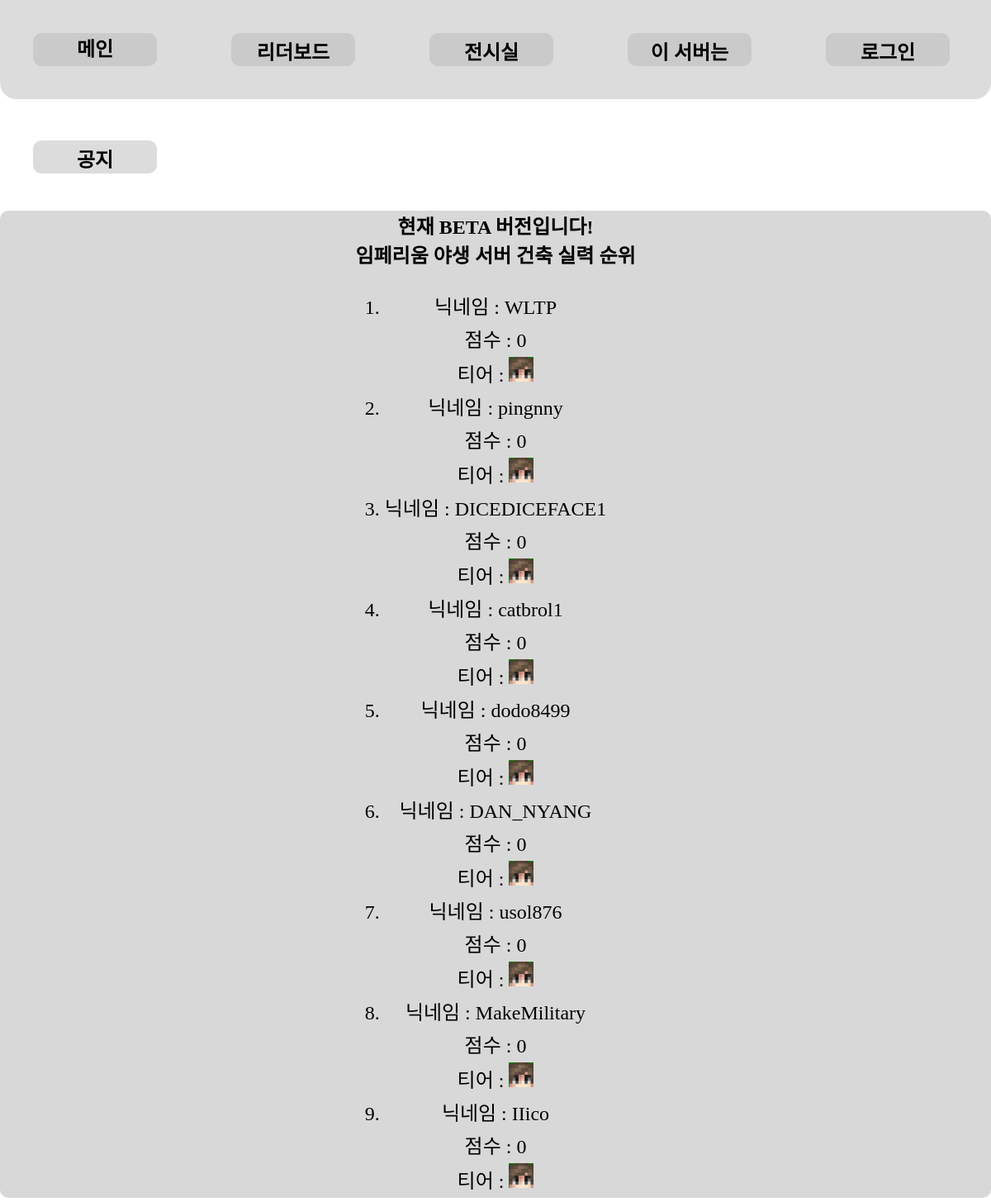
Page /build_ranking/ on the committed database.
### build_ranking/models.py (models this page shows, shortened)
class Player(models.Model):
    nickname = models.CharField(max_length=255)
    point = models.CharField(max_length=255)
    rank = models.IntegerField(default=0)
    tier = models.ImageField(blank=True, null=True)

### build_ranking/views.py (the view)
# urls.py: path('build_ranking/', build_ranking_main, name='build_ranking'),
def build_ranking_main(request):
    players = Player.objects.all().order_by("rank")
    content = {"players": players}
    return render(request, "build_ranking/index.html", content)

### templates/build_ranking/index.html
{% extends 'base.html' %}
{% block content %}
<div class="content2">
    <h1>현재 BETA 버전입니다!</h1>
    <h2>임페리움 야생 서버 건축 실력 순위</h2>
    <br>
    <ol>
        {% for player in players %}
        <li>
            <div>
                닉네임 : {{ player.nickname }}
            </div>
            <div>
                점수 : {{ player.point }}
            </div>
            <div>
                티어 : <img src = "{{ player.tier.url }}" style="height: 30px; width: 30px;">
            </div>
        </li>
        {% endfor %}
</div>
{% endblock %}

### static/main/index.css (style rules this page uses)
* { font-size: 24px; font-family: 'HakgyoansimAllimjangTTF-B'; margin: 0; padding: 0; box-sizing: border-box; }
div { margin-bottom: 5px; }
img { width: 15vw; height: auto; object-fit: cover; }
.content2 { border-radius: 10px; display: flex; flex-direction: column; align-items: center; justify-content: center; background-color: rgb(216, 216, 216); text-align: center; }
li { min-width: 100px; }

### rows in the picture
Player: nickname "WLTP", point "0", tier (picture)
Player: nickname "pingnny", point "0", tier (picture)
Player: nickname "DICEDICEFACE1", point "0", tier (picture)
Player: nickname "catbrol1", point "0", tier (picture)
Player: nickname "dodo8499", point "0", tier (picture)
Player: nickname "DAN_NYANG", point "0", tier (picture)
Player: nickname "usol876", point "0", tier (picture)
Player: nickname "MakeMilitary", point "0", tier (picture)
Player: nickname "IIico", point "0", tier (picture)
